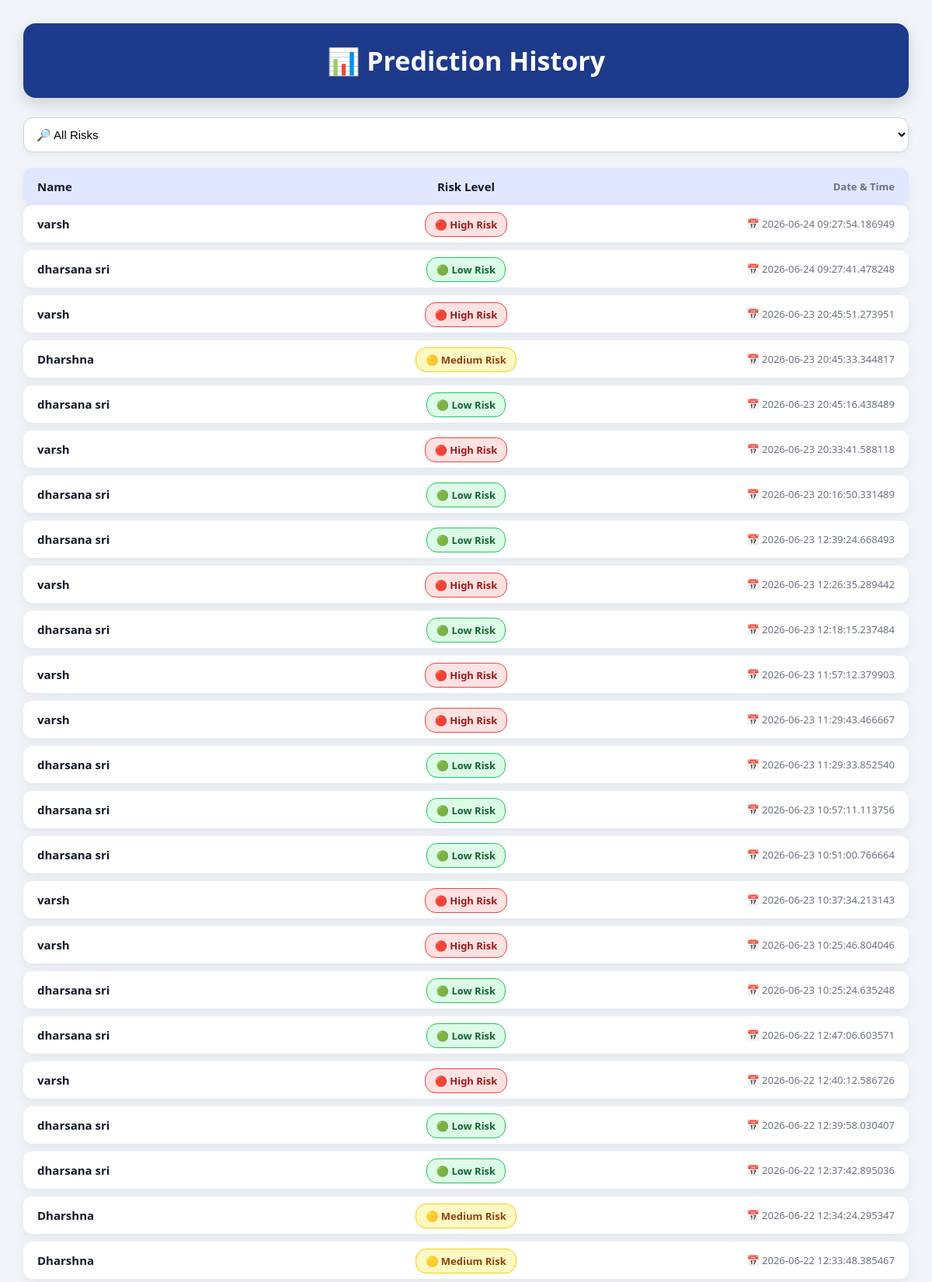
The app's page /history (upper part) with its own data.
### tables this page shows
CREATE TABLE predictions(
        id INTEGER PRIMARY KEY AUTOINCREMENT,
        student_id INTEGER,
        risk_level TEXT,
        prediction_date TEXT
    );

CREATE TABLE students(
        id INTEGER PRIMARY KEY AUTOINCREMENT,
        name TEXT,
        age INTEGER,
        department TEXT,
        cgpa REAL,
        attendance REAL
    );

### app.py (the view)
@app.route('/history')
def history():
    conn = sqlite3.connect("dropout.db")
    c = conn.cursor()
    c.execute("""
        SELECT students.name,
               predictions.risk_level,
               predictions.prediction_date
        FROM predictions
        JOIN students
        ON students.id = predictions.student_id
        ORDER BY predictions.id DESC
    """)
    records = c.fetchall()
    conn.close()
    return render_template("history.html", records=records)

### templates/history.html (shortened to what this page needs)
<!DOCTYPE html>
<html lang="en">
<head>
</head>
<body>
    <div class="header">
        <h1>📊 Prediction History</h1>
    </div>
    <select id="riskFilter" class="filter-box" onchange="filterRisk()">
        <option value="all">🔎 All Risks</option>
    </select>
    <div class="table-row" style="font-weight:bold; background:#e0e7ff;">
        <div class="col name">Name</div>
        <div class="col">Risk Level</div>
        <div class="col date">Date & Time</div>
    </div>
    <div class="table-container">
        {% for row in records %}
        <div class="table-row">
            <div class="col name">
                {{ row[0] }}
            </div>
            <div class="col">
                {% if row[1] == 'High Risk' %}
                <span class="badge high">🔴 {{ row[1] }}</span>
                {% elif row[1] == 'Medium Risk' %}
                <span class="badge medium">🟡 {{ row[1] }}</span>
                {% else %}
                <span class="badge low">🟢 {{ row[1] }}</span>
                {% endif %}
            </div>
            <div class="col date">
                📅 {{ row[2] }}
            </div>
        </div>
        {% endfor %}
    </div>
</body>
</html>

### templates/history.html (style rules this page uses)
body { margin: 0; font-family: 'Segoe UI', sans-serif; background: #f1f5f9; padding: 30px; }
.header { background: #1e3a8a; color: white; text-align: center; padding: 25px; border-radius: 16px; margin-bottom: 25px; box-shadow: 0 8px 20px rgba(0, 0, 0, 0.15); }
.header h1 { margin: 0; font-size: 34px; }
.filter-box { width: 100%; padding: 12px; margin-bottom: 20px; border-radius: 12px; border: 1px solid #d1d5db; font-size: 15px; background: white; outline: none; box-shadow: 0 4px 10px rgba(0, 0, 0, 0.05); }
.table-container { display: flex; flex-direction: column; gap: 10px; }
.table-row { background: white; padding: 14px 18px; border-radius: 12px; display: flex; justify-content: space-between; align-items: center; box-shadow: 0 6px 15px rgba(0, 0, 0, 0.06); transition: 0.3s ease; }
.col { flex: 1; text-align: center; font-size: 15px; color: #111827; }
.name { text-align: left; font-weight: 600; }
.date { text-align: right; font-size: 13px; color: #6b7280; }
.badge { padding: 6px 12px; border-radius: 14px; font-size: 13px; font-weight: 600; }
.high { background: #fee2e2; color: #991b1b; border: 1px solid #ef4444; }
.medium { background: #fef9c3; color: #92400e; border: 1px solid #facc15; }
.low { background: #dcfce7; color: #166534; border: 1px solid #22c55e; }

### records on screen
predictions: name "varsh", risk_level "High Risk", prediction_date "2026-06-24 09:27:54.186949"
predictions: name "dharsana sri", risk_level "Low Risk", prediction_date "2026-06-24 09:27:41.478248"
predictions: name "varsh", risk_level "High Risk", prediction_date "2026-06-23 20:45:51.273951"
predictions: name "Dharshna", risk_level "Medium Risk", prediction_date "2026-06-23 20:45:33.344817"
predictions: name "dharsana sri", risk_level "Low Risk", prediction_date "2026-06-23 20:45:16.438489"
predictions: name "varsh", risk_level "High Risk", prediction_date "2026-06-23 20:33:41.588118"
predictions: name "dharsana sri", risk_level "Low Risk", prediction_date "2026-06-23 20:16:50.331489"
predictions: name "dharsana sri", risk_level "Low Risk", prediction_date "2026-06-23 12:39:24.668493"
predictions: name "varsh", risk_level "High Risk", prediction_date "2026-06-23 12:26:35.289442"
predictions: name "dharsana sri", risk_level "Low Risk", prediction_date "2026-06-23 12:18:15.237484"
predictions: name "varsh", risk_level "High Risk", prediction_date "2026-06-23 11:57:12.379903"
predictions: name "varsh", risk_level "High Risk", prediction_date "2026-06-23 11:29:43.466667"
predictions: name "dharsana sri", risk_level "Low Risk", prediction_date "2026-06-23 11:29:33.852540"
predictions: name "dharsana sri", risk_level "Low Risk", prediction_date "2026-06-23 10:57:11.113756"
predictions: name "dharsana sri", risk_level "Low Risk", prediction_date "2026-06-23 10:51:00.766664"
predictions: name "varsh", risk_level "High Risk", prediction_date "2026-06-23 10:37:34.213143"
predictions: name "varsh", risk_level "High Risk", prediction_date "2026-06-23 10:25:46.804046"
predictions: name "dharsana sri", risk_level "Low Risk", prediction_date "2026-06-23 10:25:24.635248"
predictions: name "dharsana sri", risk_level "Low Risk", prediction_date "2026-06-22 12:47:06.603571"
predictions: name "varsh", risk_level "High Risk", prediction_date "2026-06-22 12:40:12.586726"
predictions: name "dharsana sri", risk_level "Low Risk", prediction_date "2026-06-22 12:39:58.030407"
predictions: name "dharsana sri", risk_level "Low Risk", prediction_date "2026-06-22 12:37:42.895036"
predictions: name "Dharshna", risk_level "Medium Risk", prediction_date "2026-06-22 12:34:24.295347"
predictions: name "Dharshna", risk_level "Medium Risk", prediction_date "2026-06-22 12:33:48.385467"
